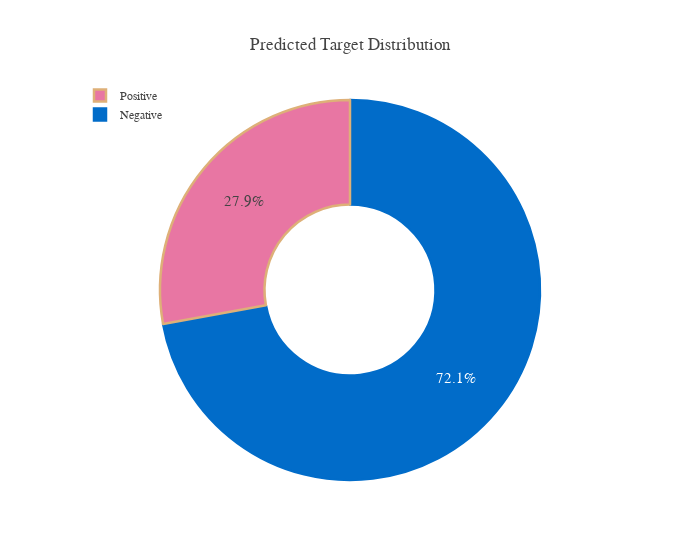

This figure's notebook cell:
### Code cell
# test_df = pd.DataFrame({Config.row_id: test[Config.row_id], 'prediction': test_predictions})

df = pd.DataFrame(data={'Target':test_df[Config.target].apply(lambda x: 1 if x>0.25 else 0)})
df = df.Target.value_counts(normalize=True)
df.rename(index={1:'Positive', 0:'Negative'}, inplace=True)

pal, color=['#016CC9','#DEB078'], ['#8DBAE2','#EDD3B3']
fig=go.Figure()

fig.add_trace(go.Pie(labels=df.index, values=df*100, hole=.45,
                     showlegend=True,sort=False,
                     marker=dict(colors=color_palette['Bin'],line=dict(color=pal,width=2.5)),
                     hovertemplate = "%{label}: %{value:.2f}%<extra></extra>"))

fig.update_layout(template=plotly_template, title='Predicted Target Distribution',
                  legend=dict(traceorder='reversed',y=1.05,x=0),
                  uniformtext_minsize=15, uniformtext_mode='hide',width=700)
fig.show()

### Figure 1 — Plotly figure (JSON) as saved in the notebook; plotly's stock layout.template omitted (floating-point values rounded to 4 significant figures)
{"data": [{"hole": 0.45, "hovertemplate": "%{label}: %{value:.2f}%<extra></extra>", "labels": ["Negative", "Positive"], "marker": {"colors": ["#016CC9", "#E876A3"], "line": {"color": ["#016CC9", "#DEB078"], "width": 2.5}}, "showlegend": true, "sort": false, "type": "pie", "values": [72.13, 27.87]}], "layout": {"legend": {"traceorder": "reversed", "x": 0, "y": 1.05}, "title": {"text": "Predicted Target Distribution"}, "uniformtext": {"minsize": 15, "mode": "hide"}, "width": 700}}
